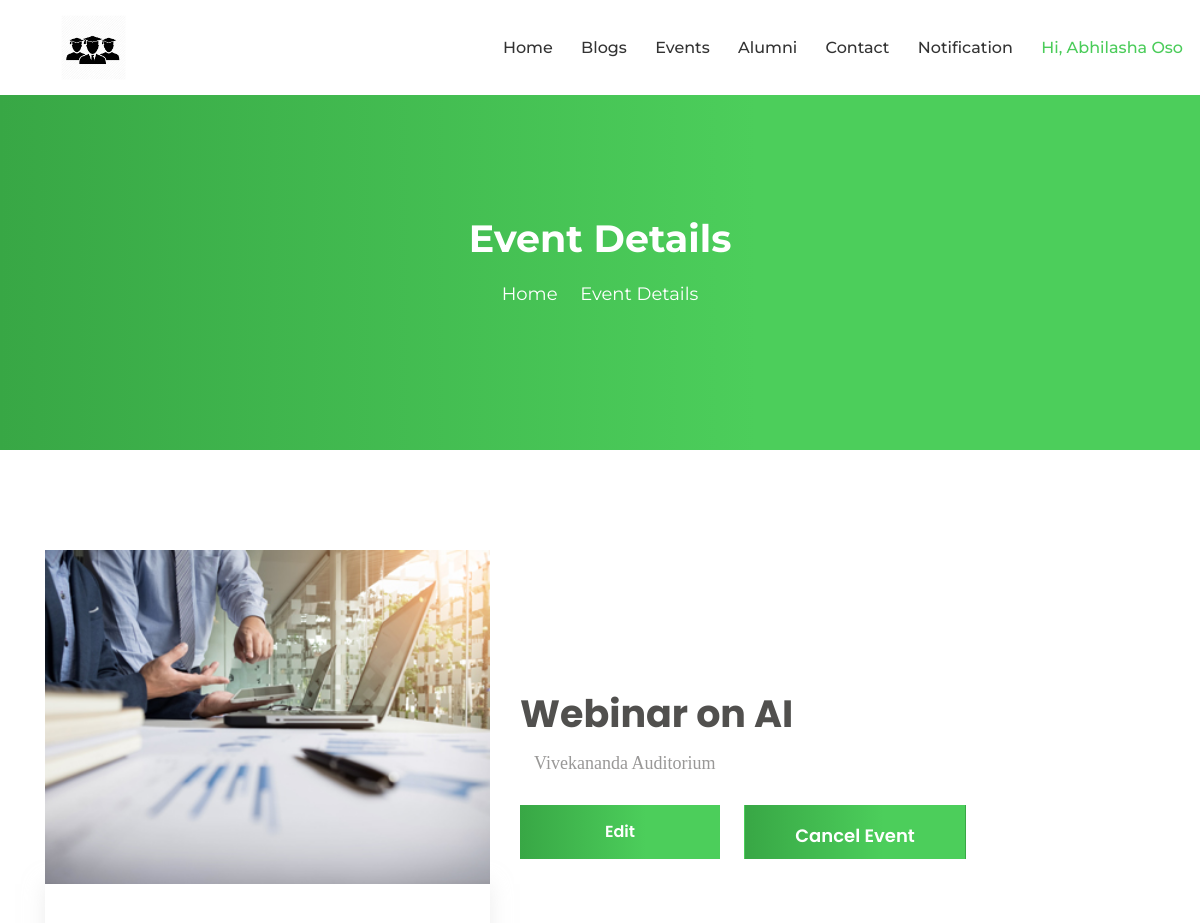
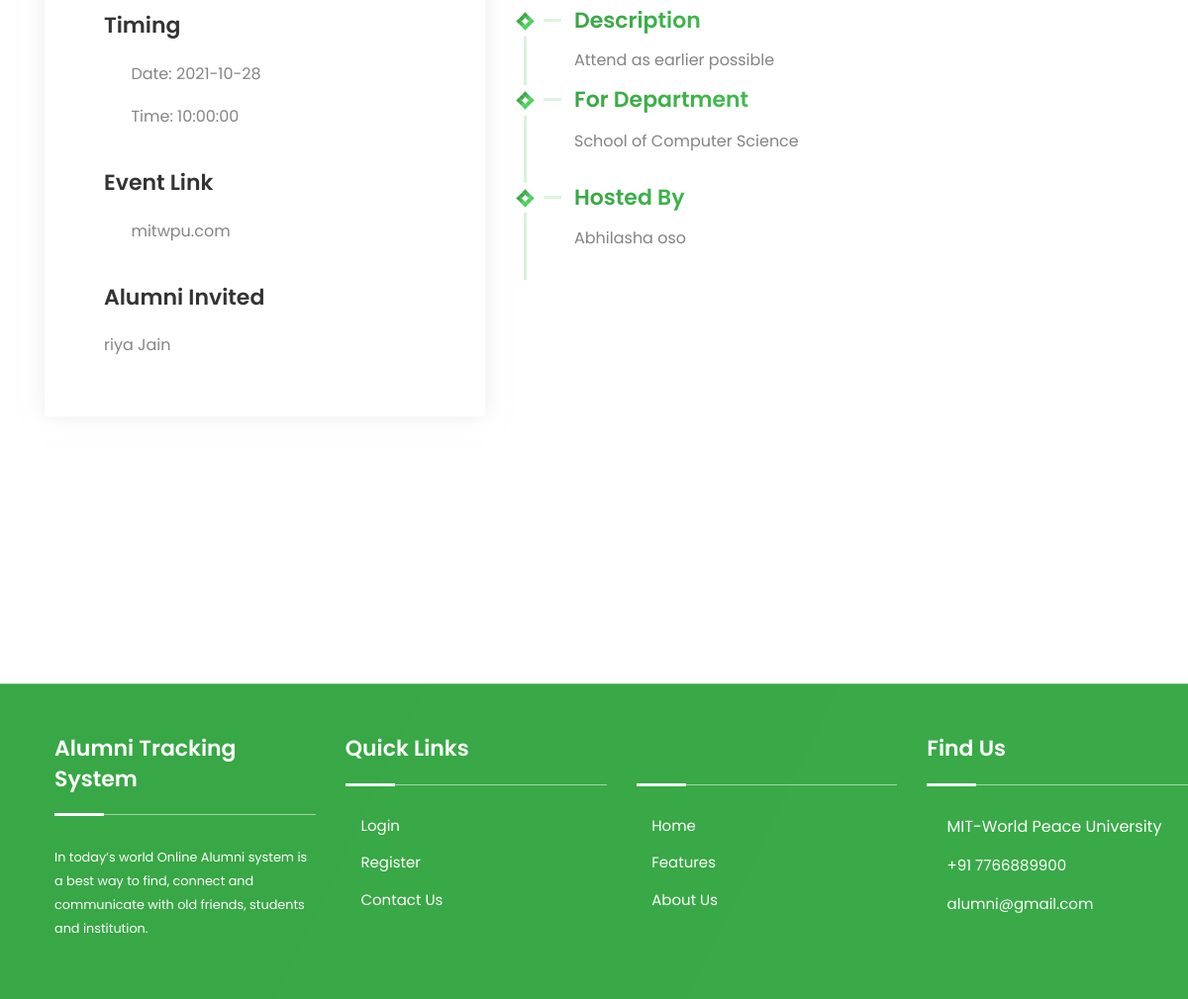
/eventDetails.php?Eid=2 (signed in), run on the app's committed database (2 pictures, top to bottom).
### tables this page shows
CREATE TABLE `tblevent` (
  `Eid` int(11) NOT NULL,
  `Ename` varchar(100) NOT NULL,
  `Location` varchar(100) NOT NULL,
  `Elink` varchar(100) NOT NULL,
  `Edate` date NOT NULL,
  `Etime` time NOT NULL,
  `Edescription` text NOT NULL,
  `CreatedUid` int(11) NOT NULL,
  `AlumniUid` int(11) NOT NULL,
  `Deptid` int(11) NOT NULL,
  `IsAccepted` tinyint(7) NOT NULL,
  `IsActive` tinyint(7) NOT NULL
);

CREATE TABLE `tblregister` (
  `Uid` int(11) NOT NULL,
  `PrnEmpno` int(11) NOT NULL,
  `Fname` varchar(100) NOT NULL,
  `Lname` varchar(100) NOT NULL,
  `Email` varchar(100) NOT NULL,
  `Password` varchar(100) NOT NULL,
  `Gender` varchar(100) NOT NULL,
  `Dob` date NOT NULL,
  `Phone` bigint(20) NOT NULL,
  `Usertype` varchar(100) NOT NULL,
  `JoinYear` year(4) NOT NULL,
  `PassYear` year(4) NOT NULL,
  `Cousreid` int(11) DEFAULT NULL,
  `Deptid` int(11) DEFAULT NULL,
  `Desigid` int(11) DEFAULT NULL,
  `About` text DEFAULT NULL,
  `IsActive` tinyint(7) NOT NULL,
  `ProfilePic` varchar(100) DEFAULT NULL
);

CREATE TABLE `tbldepartment` (
  `Deptid` int(11) NOT NULL,
  `DeptName` varchar(100) NOT NULL
);

### eventDetails.php (the view, shortened to what this page needs)
<?php
    include_once("DbConnection.php");
    $eid = $_GET['Eid'];
    $userid=$_SESSION['UserID'];
?>
<!DOCTYPE html>
<html lang="zxx">
    <head>
        <?php include_once('cssLinks.php');?>
    </head>
    <body>
        <?php
            if($_SESSION['Type']=="Student")
            {
                include_once('headerStudent.php');
            }
        ?>
        <div class="page-title-area">
            <div class="d-table">
                <div class="d-table-cell">
                    <div class="container">
                        <div class="page-title-text">
                            <h2>Event Details</h2>
                            <ul>
                                <li>
                                    <a href="index.php">Home</a>
                                </li>
                                <li>
                                    <i class="icofont-simple-right"></i>
                                </li>
                                <li>Event Details</li>
                            </ul>
                        </div>
                    </div>
                </div>
            </div>
        </div>
        <div class="single-profile-area pt-100">
            <div class="container">
                <div class="row align-items-center">
                    <?php
                        $select = "SELECT * from tblevent where Eid=$eid AND IsActive=1";
                        $execute = mysqli_query($con,$select) or die(mysqli_error($con));
                        $fetch = mysqli_fetch_array($execute);
                        $eventName = $fetch['Ename'];
                        $eventLocation = $fetch['Location'];
                        $eventLink = $fetch['Elink'];
                        $eventDate = $fetch['Edate'];
                        $eventTime = $fetch['Etime'];
                        $eventDesc = $fetch['Edescription'];
                        $alumni = $fetch['AlumniUid'];
                        $dept = $fetch['Deptid'];
                        $host = $fetch['CreatedUid'];
                    ?>
                    <div class="col-lg-5">
                        <div class="single-profile-item">
                            <img src="assets/img/home-1/blog/4.jpg" alt="Profile">
                            <div class="single-profile-left">
                                <div class="single-profile-contact">
                                    <h3>Timing</h3>
                                    <ul>
                                        <li>
                                            <i class="icofont-ui-call"></i>
                                            <a href="tel:+07554332322">Date: <?php echo $eventDate;?></a>
                                        </li>
                                        <li>
                                            <i class="icofont-email"></i>
                                            <a href="mailto:hello@gable.com">Time: <?php echo $eventTime;?></a>
                                        </li>
                                    </ul>
                                </div>
                                <div class="single-profile-social">
                                    <h3>Event Link</h3>
                                    <ul>
                                        <li>
                                            <i class="icofont-facebook"></i>
                                            <a href="https://www.facebook.com" target="_blank"><?php echo $eventLink;?></a>
                                        </li>
                                    </ul>
                                </div>
                                <div class="single-profile-social">
                                    <h3>Alumni Invited</h3>
                                    <ul>
                                        <?php
                                            $alumniQry = "SELECT * from tblregister where Uid=$alumni AND IsActive=1";
                                            $exe = mysqli_query($con,$alumniQry) or die(mysqli_error($con));
                                            $select = mysqli_fetch_array($exe);
                                            $Fnm = $select['Fname'];
                                            $Lnm = $select['Lname'];
                                        ?>
                                        <li>
                                            <a href="https://www.facebook.com" target="_blank"><?php echo $Fnm;?> <?php echo $Lnm;?></a>
                                        </li>
                                    </ul>
                                </div>
                            </div>
                        </div>
                    </div>
                    <div class="col-lg-7">
                        <div class="single-profile-item">
                            <div class="single-profile-right">
                                <div class="single-profile-name">
                                    <h2><?php echo $eventName;?></h2>
                                    <span><i class="icofont-location-pin"><?php echo $eventLocation;?></i></span><br></bt>
                                    <?php
                                        $select_student = "SELECT * from tblstudentgroup WHERE Uid=$userid AND IsActive=1";
                                        $Execute_student=mysqli_query($con,$select_student)or die(mysqli_error($con));
                                        $res=mysqli_fetch_array($Execute_student);
                                        $uid1=$res['Uid'];
                                        if($uid1==$userid)
                                        {
                                    ?>
                                    <a href="event_create.php?Eid=<?php echo $eid; ?>">
                                        Edit
                                    </a>
                                    <button type="submit" name="eventSubmit" class="btn create-ac-btn" onclick="deleteopen()" style="height:54px;">
                                        Cancel Event
                                    </button>
                                    <?php
                                        }
                                    ?>
                                </div>
                                <div class="single-profile-textarea">
                                    <div class="single-profile-heading">
                                        <span></span>
                                        <h3>Description</h3>
                                    </div>
                                    <div class="single-profile-paragraph">
                                        <p class="single-profile-p"><?php echo $eventDesc;?></p>
                                    </div>
                                    <div class="single-profile-heading">
                                        <span></span>
                                        <h3>For Department</h3>
                                    </div>
                                    <div class="single-profile-paragraph">
                                        <?php
                                            $deptQry = "SELECT * from tbldepartment where Deptid=$dept";
                                            $dept_exe = mysqli_query($con,$deptQry) or die(mysqli_error($con));
                                            $select_dept = mysqli_fetch_array($dept_exe);
                                            $deptName = $select_dept['DeptName'];
                                        ?>
                                        <ul>
                                            <li><?php echo $deptName;?></li>
                                        </ul>
                                    </div>
                                    <div class="single-profile-heading">
                                        <span></span>
                                        <h3>Hosted By</h3>
                                    </div>
                                    <div class="single-profile-paragraph">
                                        <ul>
                                            <?php
                                                $hostnm = "SELECT * from tblregister where Uid=$host AND IsActive=1 ";
                                                $host_exe = mysqli_query($con,$hostnm) or die(mysqli_error($con));
                                                $select_host = mysqli_fetch_array($host_exe);
                                                $hostFnm = $select_host['Fname'];
                                                $hostLnm = $select_host['Lname'];
                                            ?>
                                            <li><?php echo $hostFnm;?> <?php echo $hostLnm;?></li>
                                        </ul>
                                    </div>
                                </div>
                            </div>
                        </div>
                    </div>
                </div>
            </div>
        </div>
        <?php include_once('footer.php');?>
    </body>
</html>

### assets/css/meanmenu.css (style rules this page uses)
body { font-family: "Oswald", sans-serif; padding: 0; margin: 0; font-size: 15px; background-color: #f1f1f1; }

### data on the page
tblevent: Edate "2021-10-28", Etime "10:00:00", Elink "mitwpu.com", Ename "Webinar on AI", Location "Vivekananda Auditorium", Edescription "Attend as earlier possible"
tblregister: Fname "riya", Lname "Jain"
tbldepartment: DeptName "School of Computer Science"
tblregister: Fname "Abhilasha", Lname "oso"

### other printed values
$_SESSION['Firstname'] "Abhilasha"
$_SESSION['Lastname'] "Oso"
